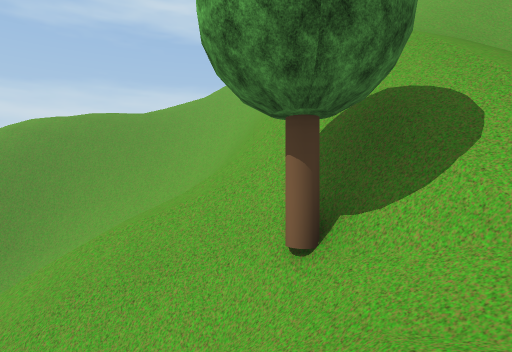
View 1 (above)

18 first-person views from a walk through a scene from a Unity 3-D project. The camera is 1.5 m above the floor, looks level and sees 75° across. The floor is counted in squares, 2 m on a side. Each view is taken from the middle of a square. On the plan, view 1 faces up. The plan holds only what a view shows up to about 11 squares ahead; the rest is blank. The place goes on beyond the plan. Some trees and plants on the terrain are drawn as simple stand-ins. Some animated figures are left out.

View 2
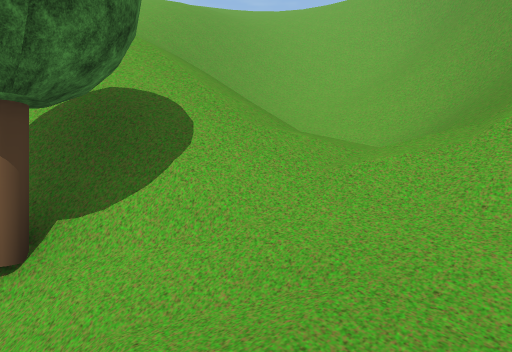

View 3
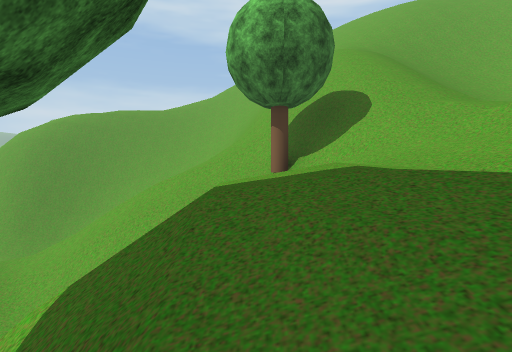

View 4
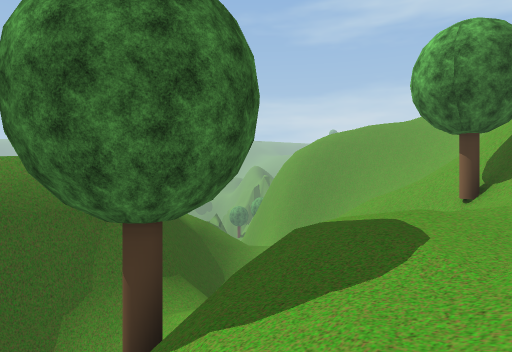

View 5
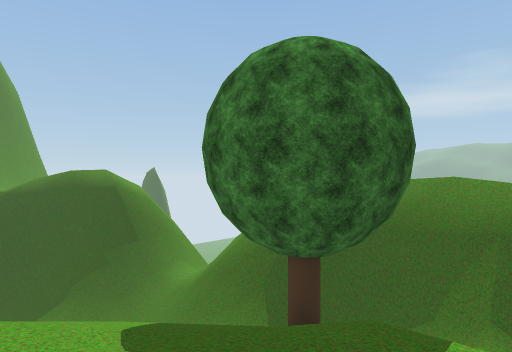

View 6
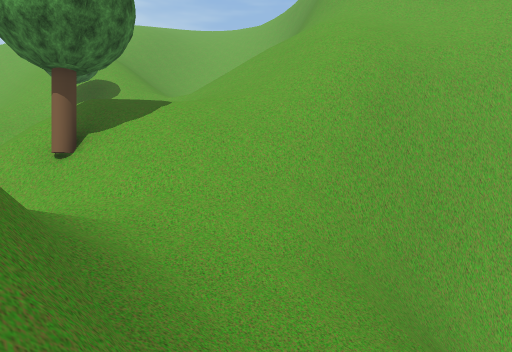

View 7
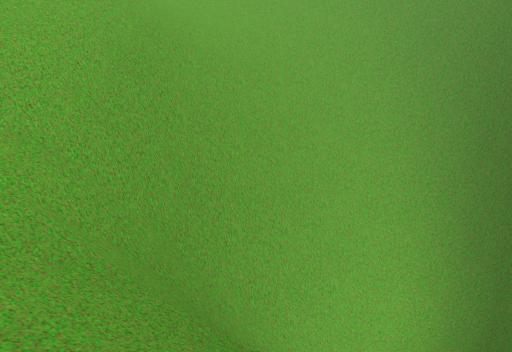

View 8
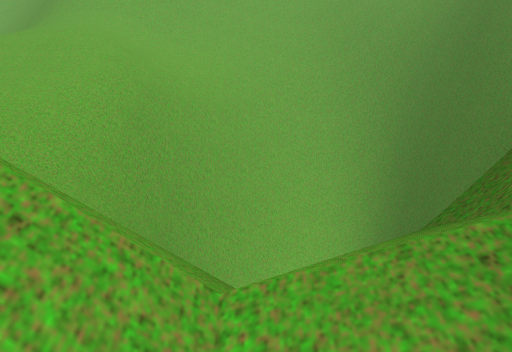

View 9
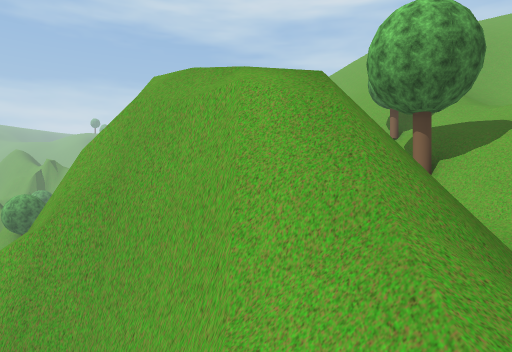

View 10
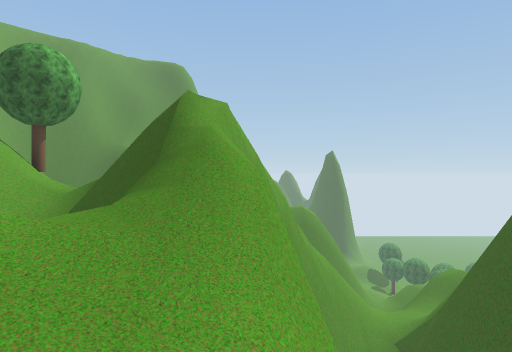

View 11
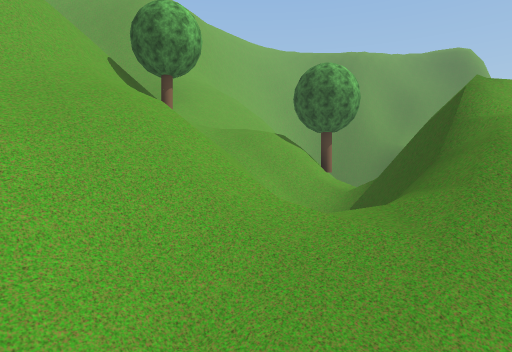

View 12
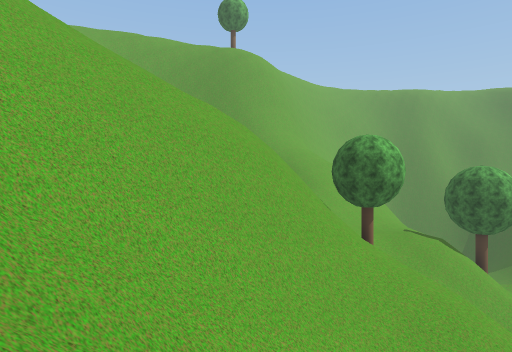

View 13
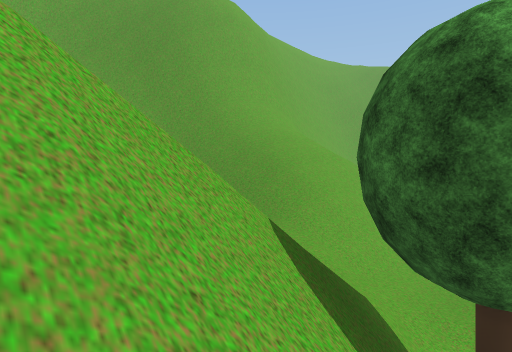

View 14
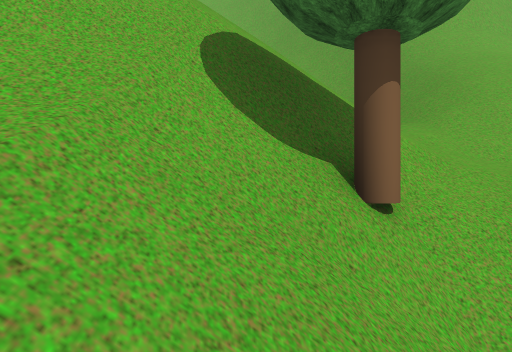

View 15
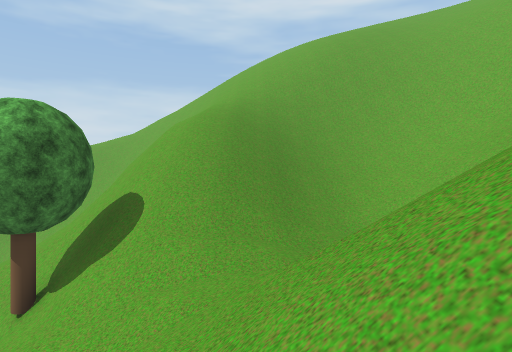

View 16
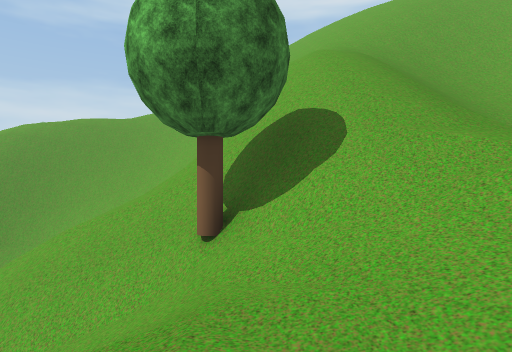

View 17
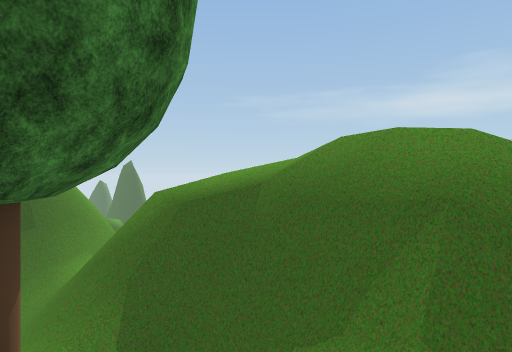

View 18
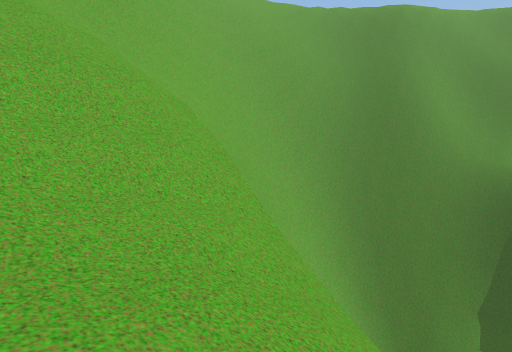

### Floor plan
Key: @ floor where view 1 was taken; # wall or solid block; x gap in a wall; . main floor; : floor 1.5 m higher than the main floor; + floor 3.25 m higher than the main floor; - floor 4.75 m lower than the main floor; _ floor 6.5 m lower than the main floor; / step, stairs or slope; = window, fence, low wall or low ledge; ^ raised ledge; v drop or lower ground; T tree.
Columns run from 9 left of view 1 to 10 right of it. Each row starts with its distance up from view 1.
 12      ///=
 11    #=///##v// //
 10  ###=///#v//////vv/
  9   //// /#v/////###vv
  8  ///// /#v//////###v
  7  /_//////#/////////#
  6  /////////#////////#
  5 v/////////#/////////
  4 vv////////#/////////
  3 vv////=///T////+//#/
  2  v/=/- //////++///##
  1  vxv#//=//.//////###
  0   vv#////@.//////##
 -1   v:#////..//////##
 -2  vvv#///T/////////#
 -3 vvvv##-/#////////##
 -4 vvv.v#///////=///##
 -5 vvvv.v#///=vvv///#
 -6  vvvvv#///##vvv//#
 -7    v###////###vvv##
 -8    v==// //=## vv##
 -9     ////     ## vv#
-10     //==/    /#   #
-11     ###^=/   /##
-12     #####/  =/=#
-13         ##//=###

Where each view was taken, in squares from view 1:
view 1: 0 up, 0 right, facing up
view 2: 0 up, 0 right, facing up-right
view 3: 3 down, 0 right, facing up
view 4: 4 down, 2 right, facing up-left
view 5: 0 up, 2 right, facing down-left
view 6: 9 down, 3 left, facing up-right
view 7: 8 down, 2 left, facing right
view 8: 9 down, 5 left, facing right
view 9: 10 down, 5 left, facing up
view 10: 8 up, 8 left, facing down
view 11: 8 up, 8 left, facing down-right
view 12: 12 up, 4 left, facing down-right
view 13: 6 up, 0 right, facing down-right
view 14: 4 up, 2 left, facing right
view 15: 2 down, 4 right, facing up
view 16: 1 down, 1 right, facing up
view 17: 0 up, 1 left, facing down-left
view 18: 2 down, 0 right, facing down-right
